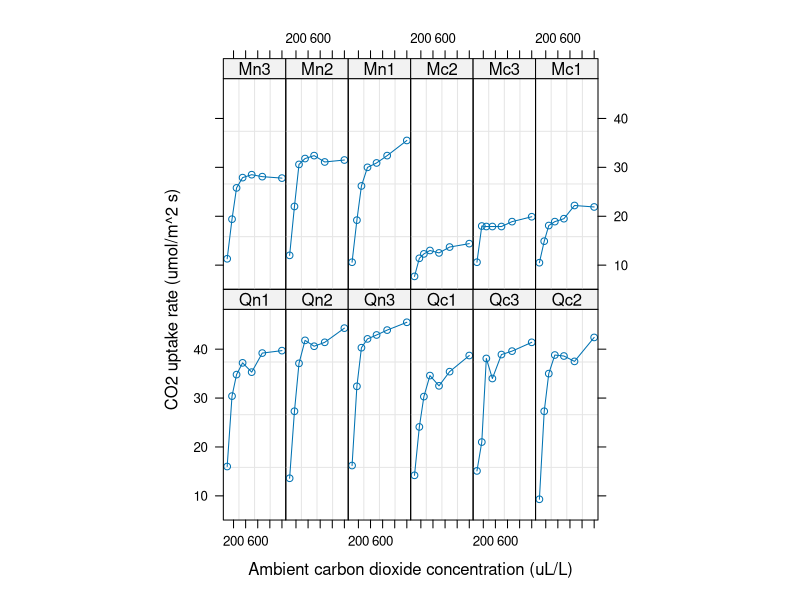
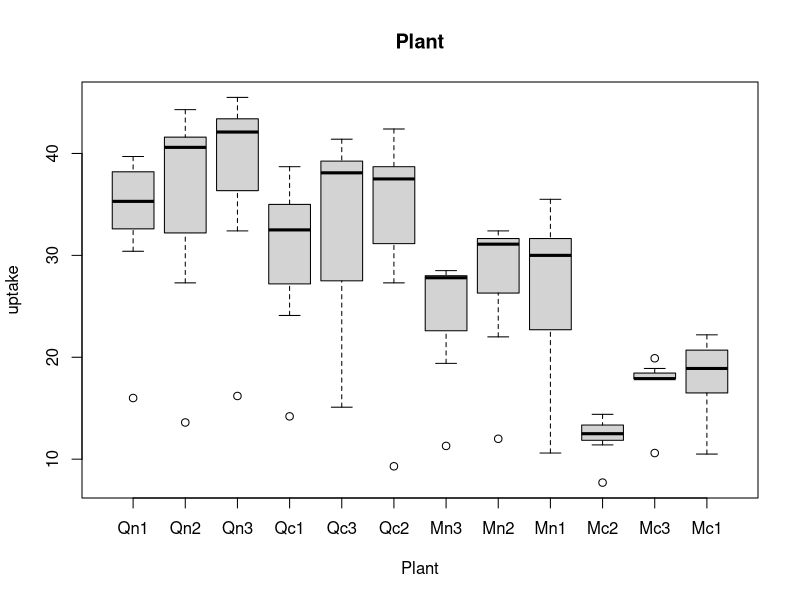
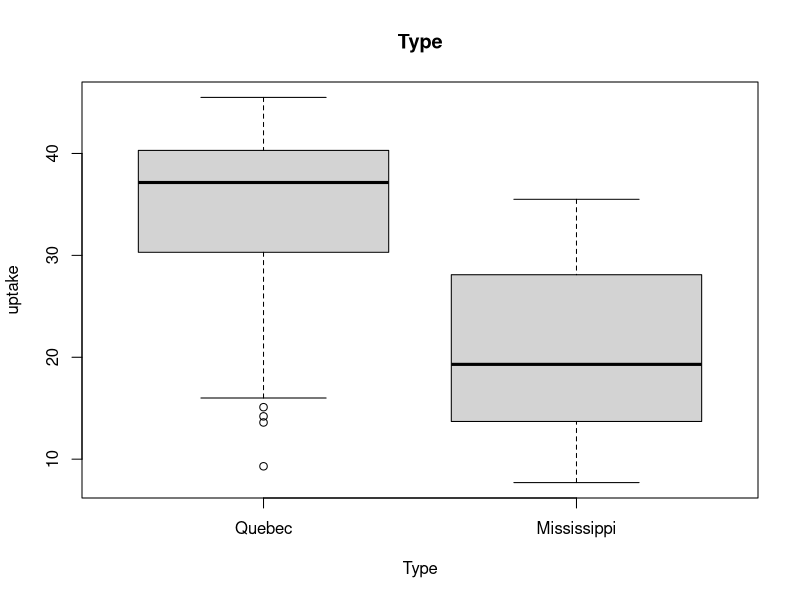
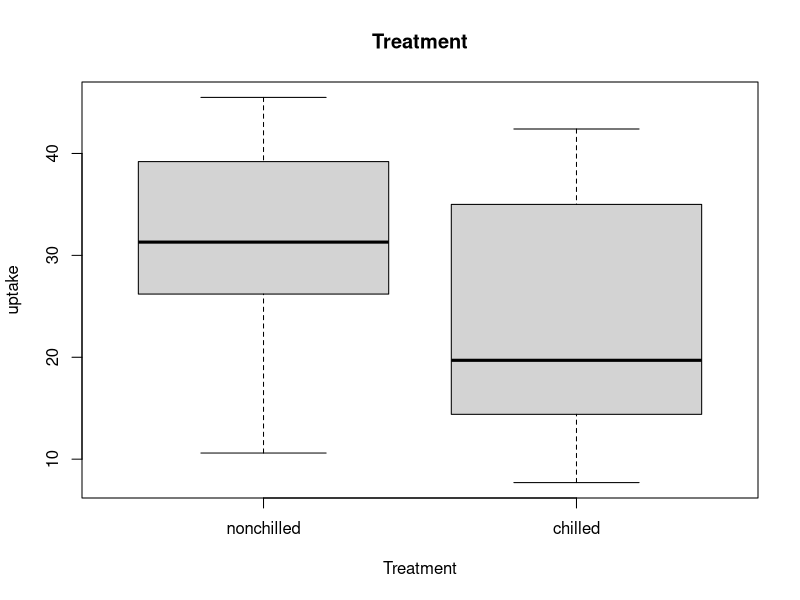
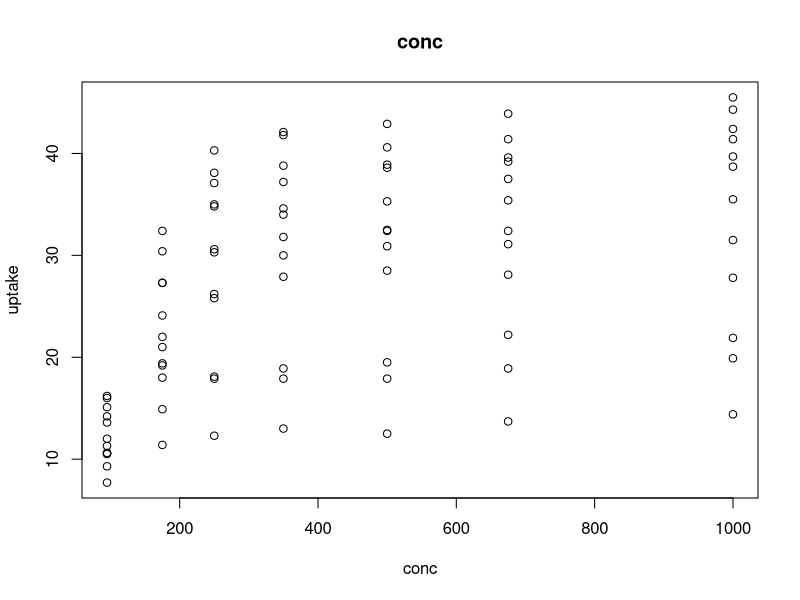
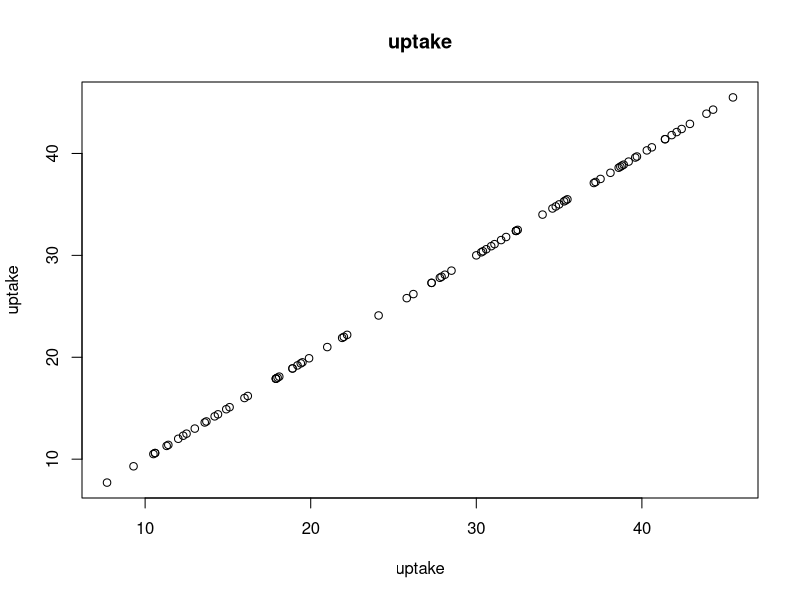
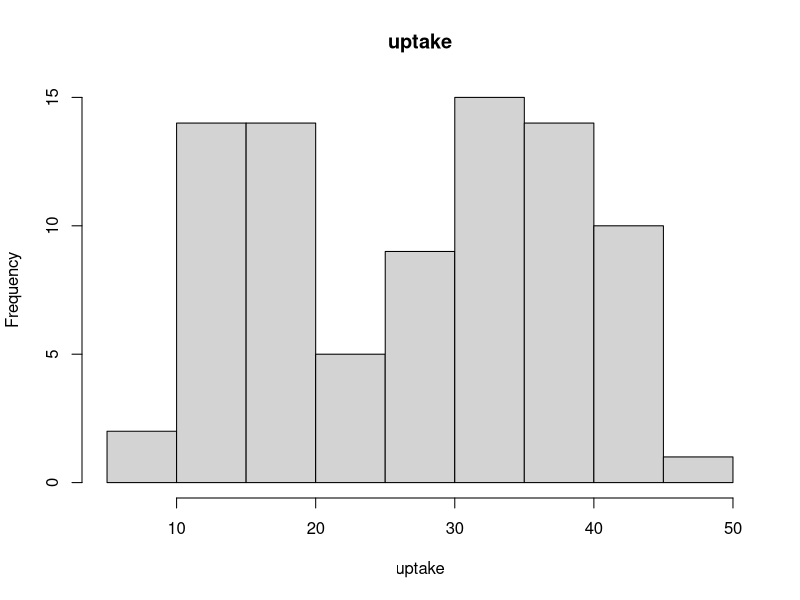
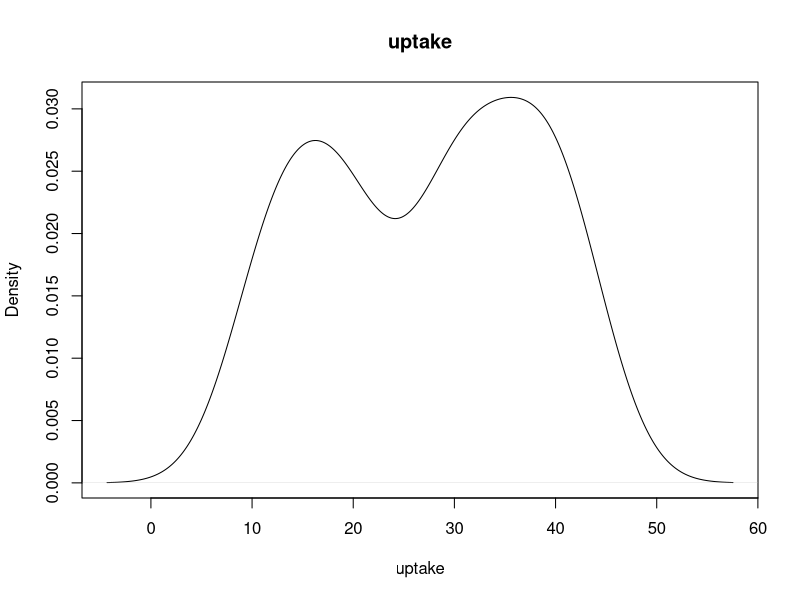

The R source for these figures, in order:
rm(list = ls())

library(dplyr)
library(tidyr)
library(ggplot2)
library(broom)
library(fitdistrplus)
library(MASS)
library(lme4)


df = CO2

#Quickplot
plot(df)

#Every variable as a function of uptake
for(i in names(df)){
  plot(df[,"uptake"] ~ df[,i], xlab = i, ylab = "uptake", main = i)
}

#Frequency of uptake values
hist((df$uptake), xlab = "uptake", main = "uptake")

#Density of uptake values
plot(density(df$uptake), xlab = "uptake", main = "uptake")

plot(fitdist(df$uptake, "norm"))

uptake_model = aov(uptake ~ conc, data = df)
summary(uptake_model)


ggplot(df, mapping = aes(x=conc, y=uptake, fill = Type)) +
  geom_boxplot()
